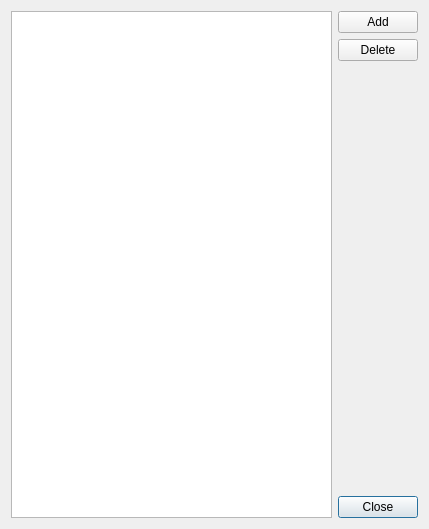
<?xml version="1.0" encoding="UTF-8"?>
<ui version="4.0">
 <class>AccountListEditor</class>
 <widget class="QDialog" name="AccountListEditor">
  <property name="geometry">
   <rect>
    <x>0</x>
    <y>0</y>
    <width>429</width>
    <height>529</height>
   </rect>
  </property>
  <property name="windowTitle">
   <string>Account List</string>
  </property>
  <layout class="QGridLayout" name="gridLayout">
   <item row="0" column="0">
    <widget class="QTreeView" name="m_pAccountsTreeView"/>
   </item>
   <item row="0" column="1">
    <layout class="QVBoxLayout" name="verticalLayout">
     <item>
      <widget class="QPushButton" name="m_pAddButton">
       <property name="text">
        <string>Add</string>
       </property>
      </widget>
     </item>
     <item>
      <widget class="QPushButton" name="m_pDeleteButton">
       <property name="text">
        <string>Delete</string>
       </property>
      </widget>
     </item>
     <item>
      <spacer name="verticalSpacer">
       <property name="orientation">
        <enum>Qt::Vertical</enum>
       </property>
       <property name="sizeHint" stdset="0">
        <size>
         <width>20</width>
         <height>318</height>
        </size>
       </property>
      </spacer>
     </item>
     <item>
      <widget class="QPushButton" name="m_pCloseButton">
       <property name="text">
        <string>Close</string>
       </property>
       <property name="default">
        <bool>true</bool>
       </property>
      </widget>
     </item>
    </layout>
   </item>
  </layout>
 </widget>
 <resources/>
 <connections/>
</ui>
